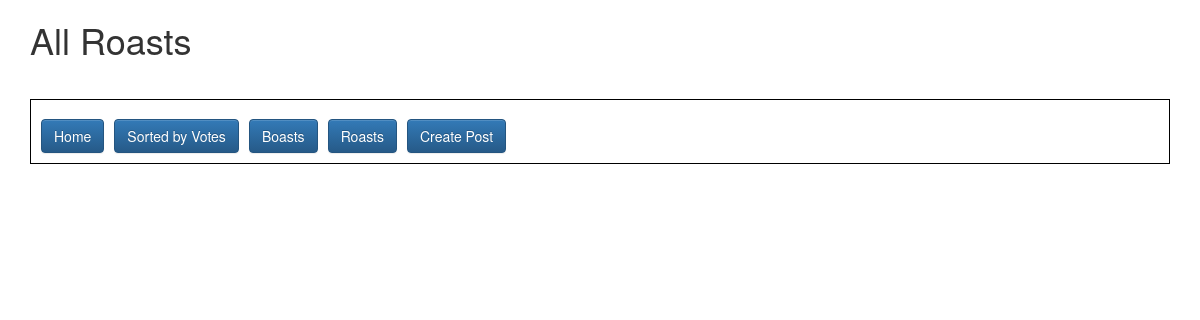
/roasts/, run on an earlier commit of the app's database.
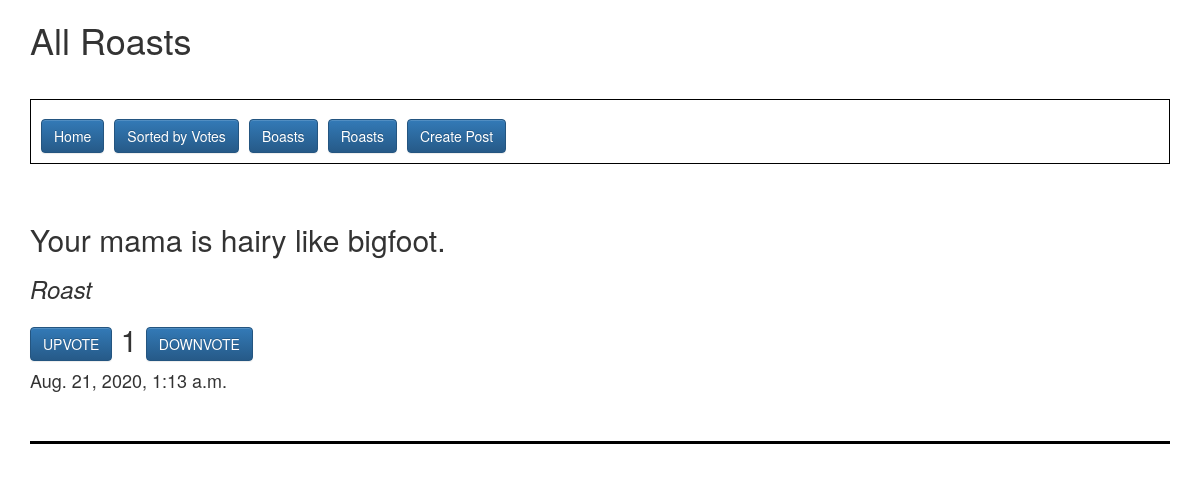
And on a later commit of the database.
### homepage/models.py (models this page shows, shortened)
class BoastsRoasts(models.Model):
    boasts = models.BooleanField(default=True)
    post_text = models.CharField(max_length=240)
    up_votes = models.IntegerField(default=0)
    down_votes = models.IntegerField(default=0)
    submission_time = models.DateTimeField(default=timezone.now)

### homepage/views.py (the view)
# urls.py: path('roasts/', roasts, name="roasts"),
def roasts(request):
    all_roasts = BoastsRoasts.objects.filter(
        boasts=False).order_by("submission_time").reverse()
    vote_count = 10
    return render(request, "roasts.html", {"roasts": all_roasts, "votes": vote_count})

### templates/roasts.html (shortened to what this page needs)
<link rel="stylesheet" href="https://maxcdn.bootstrapcdn.com/bootstrap/3.3.7/css/bootstrap.min.css">
<link rel="stylesheet" href="https://maxcdn.bootstrapcdn.com/bootstrap/3.3.7/css/bootstrap-theme.min.css">
<div class="container">
    <h1>All Roasts
    <br>
    <br>
    <div align="left" style="border: 1px solid #000; padding:10px;">
        <a href="/" class="btn btn-primary">Home</a>&nbsp;<a href="/sortedposts/" class="btn btn-primary">Sorted by Votes</a>&nbsp;<a href="/boasts/" class="btn btn-primary">Boasts</a>&nbsp;<a href="/roasts/" class="btn btn-primary">Roasts</a>&nbsp;<a href="/addpost/" class="btn btn-primary">Create Post</a>
    </div>
    <br>
    {% for post in roasts %}
    <h2>
        {{ post.post_text }}
    </h2>
    <h3><em>Roast</em></h3>
    <h2>
        <a href="/upvote/{{ post.id }}" class="btn btn-primary">UPVOTE</a>&nbsp;{{ post.up_votes|add:post.down_votes}}&nbsp;<a href="/downvote/{{ post.id }}" class="btn btn-primary">DOWNVOTE</a>
    </h2>
    <h4>
        {{ post.submission_time }}
    </h4>
    <br>
    <hr style="border-top: 3px solid #000;">
    {% endfor %}
</div>

What changed in the data, as far as the page shows it:
added BoastsRoasts: post_text "Your mama is hairy like bigfoot.", up_votes|add "1", submission_time "Aug. 21, 2020, 1:13 a.m."
